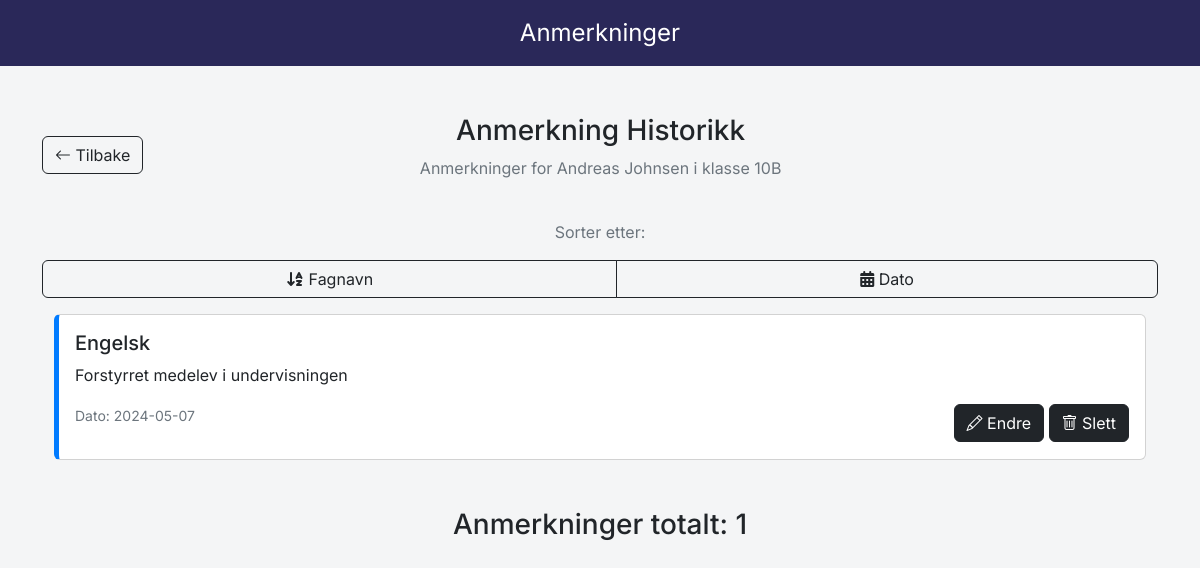
The page /annotation/view-annotation.php?id=61&sort=subjectSort (signed in) on the database its author committed.
### tables this page shows
CREATE TABLE `students` (
  `id` int(50) NOT NULL,
  `first_name` varchar(50) NOT NULL,
  `last_name` varchar(50) NOT NULL,
  `class` varchar(50) NOT NULL,
  `absence` varchar(50) NOT NULL,
  `comment` varchar(200) NOT NULL
);

CREATE TABLE `annotations` (
  `annotation_id` int(50) NOT NULL,
  `student_id` int(50) NOT NULL,
  `subject_type` varchar(50) NOT NULL,
  `annotation_text` varchar(200) NOT NULL,
  `annotation_date` varchar(50) NOT NULL
);

### annotation/view-annotation.php (the view, shortened to what this page needs)
<?php
include "../db_conn.php";
$id = $_GET["id"];
if (!isset($_GET["sort"])) {
    $sortType = "dateSort";
} else {
    $sortType = $_GET["sort"];
}
if ($sortType === "subjectSort") {
    $orderBy = "subject_type ASC";
} elseif ($sortType === "dateSort") {
    $orderBy = "STR_TO_DATE(annotation_date, '%d.%m.%Y') DESC";
} else {
    $orderBy = "STR_TO_DATE(annotation_date, '%d.%m.%Y') DESC";
}
$sql = "SELECT * FROM `students` WHERE id = $id LIMIT 1";
$result = mysqli_query($conn, $sql);
$row = mysqli_fetch_assoc($result);
$annotationsSql = "SELECT * FROM annotations WHERE student_id = $id ORDER BY $orderBy";
$annotationsResult = mysqli_query($conn, $annotationsSql);
$totalAnnotations = mysqli_num_rows($annotationsResult);
function subjectColor($subjectType) {
    switch($subjectType) {
        case 'Engelsk':
            return 'callout-blue';
    }
}
?>
<!DOCTYPE html>
<html lang="en">
<head>
    <link href="https://cdn.jsdelivr.net/npm/bootstrap@5.2.3/dist/css/bootstrap.min.css" rel="stylesheet"
>
    <link href="https://cdn.jsdelivr.net/npm/bootstrap-icons/font/bootstrap-icons.css" rel="stylesheet">
    <link rel="stylesheet"
        href="https://cdnjs.cloudflare.com/ajax/libs/font-awesome/6.4.0/css/all.min.css"
 />
    <link rel="stylesheet" href="../style.css"/>
</head>
<body>
<nav class="navbar navbar-light justify-content-center fs-4 mb-5 custom-navlinks text-white">
        Anmerkninger
</nav>
    <div class="container">
        <div class="d-flex align-items-center mb-4">
            <a href="annotation.php" id="small-btn-back" class="btn btn-outline-dark"><i class="bi bi-arrow-left"></i> Tilbake</a>
            <div class="mx-auto text-center">
                <h3>Anmerkning Historikk</h3>
                <p class="text-muted">Anmerkninger for <?php echo $row["first_name"] . ' ' . $row["last_name"]?> i klasse <?php echo $row["class"]?></p>
            </div>
            <div>
            </div>
        </div>
        <div class="mx-auto text-center">
                <p class="text-muted">Sorter etter:</p>
        </div>
        <div class="btn-group mb-3 d-flex">
            <a href="view-annotation.php?id=<?php echo $row["id"] ?>&sort=subjectSort" class="btn btn-outline-dark" id="fagnavn-btn"><i class="fa-solid fa-arrow-down-a-z"></i> Fagnavn</a>
            <a href="view-annotation.php?id=<?php echo $row["id"] ?>&sort=dateSort" class="btn btn-outline-dark"><i class="fas fa-calendar-alt"></i> Dato</a>
        </div>
        <div class="container">
        <?php
        if (mysqli_num_rows($annotationsResult) > 0) {
            while ($annotationRow = mysqli_fetch_assoc($annotationsResult)) {
        ?>
                <div class="card mb-3 <?php echo subjectColor($annotationRow["subject_type"]); ?>">
                    <div class="card-body">
                        <h5 class="card-title"><?php echo $annotationRow["subject_type"]; ?></h5>
                        <p class="card-text"><?php echo $annotationRow["annotation_text"]; ?></p>
                        <div class="d-flex justify-content-between align-items-center">
                            <p class="card-text"><small class="text-muted">Dato: <?php echo $annotationRow["annotation_date"]; ?></small></p>
                            <div>
                                <a href="edit-annotation.php?id=<?php echo $annotationRow['annotation_id']; ?>" class="btn btn-dark"><i class="bi bi-pencil"></i> Endre</a>
                                <a href="delete-annotation.php?id=<?php echo $annotationRow['annotation_id']; ?>" class="btn btn-dark"><i class="bi bi-trash"></i> Slett</a>
                            </div>
                        </div>
                    </div>
                </div>
        <?php
            }
        } else {
            echo '<div class="alert alert-info" role="alert">Ingen anmerkninger tilgjengelig for denne studenten.</div>';
        }
        ?>
    </div>
    </div>
    <div class="mx-auto text-center mt-5">
        <h3>Anmerkninger totalt: <?php echo $totalAnnotations; ?></h3>
    </div>
</body>
</html>

### style.css (style rules this page uses)
* { font-family: 'Inter', sans-serif; }
body { background-color: #F4F5F6; }
html { scroll-behavior: smooth; }
.custom-navlinks { background-color: #2A2859; padding: 15px; }
a { color: #000000; text-decoration: none; }

### annotation/view-annotation.php (style rules this page uses)
.callout-blue { border-left: 5px solid #007bff; }

### rows shown on the page
students: first_name "Andreas", last_name "Johnsen", class "10B"
annotations: subject_type "Engelsk", annotation_text "Forstyrret medelev i undervisningen", annotation_date "2024-05-07"

### other values the page prints
$totalAnnotations "1"
